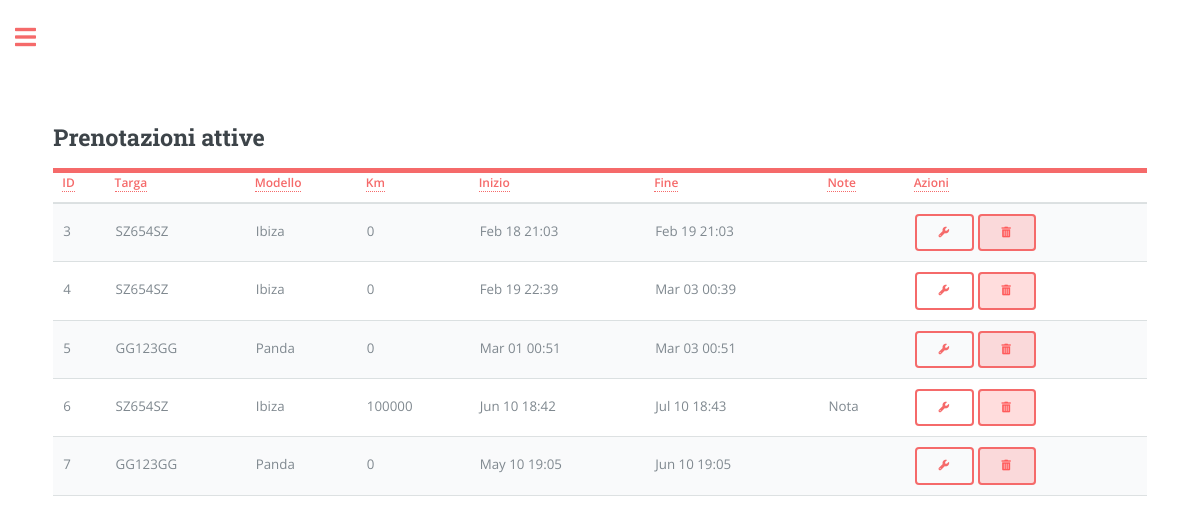
/bookings_view (signed in), run on the app's committed database.
### app/models.py (models this page shows, shortened)
class User(UserMixin, db.Model):
    id = db.Column(db.Integer, primary_key=True)
    registration_date = db.Column(db.DateTime, default=datetime.utcnow)
    username = db.Column(db.String(64), index=True, unique=True)
    email = db.Column(db.String(120), index=True, unique=True)
    password_hash = db.Column(db.String(128))
    garage = db.relationship('Car', backref='owner_garage', lazy='dynamic')
    groups = db.relationship('Groups', backref='owner_groups', lazy='dynamic')
    contacts = db.relationship('Contacts', backref='owner_contacts', lazy='dynamic')
    role = db.Column(db.String(20), default='user')
    currency = db.Column(db.String(1), default='€')
    measurement_unit = db.Column(db.String(5), default='Km')
    language = db.Column(db.String(2), default='en')

class Booking(db.Model):
    id = db.Column(db.Integer, primary_key=True)
    start_datetime = db.Column(db.DateTime, nullable=False)
    end_datetime = db.Column(db.DateTime, nullable=False)
    car_plate = db.Column(db.String(8), db.ForeignKey('car.plate'), nullable=False)
    user_id = db.Column(db.Integer, db.ForeignKey('user.id'), nullable=False)
    note = db.Column(db.String(160))
    money = db.Column(db.Integer, default=0, index=True)
    km = db.Column(db.Integer, default=0, index=True) # Car's kilometres when booking
    car = db.relationship('Car', backref='bookings', lazy=True)
    contact_id = db.Column(db.Integer, db.ForeignKey('contacts.id', name='booking_contacts_id'), nullable=True)
    group_id = db.Column(db.Integer, db.ForeignKey('groups.id', name='booking_group'), nullable=True)
    group = db.relationship('Groups', back_populates='bookings', lazy=True)

class Car(db.Model):
    plate = db.Column(db.String(8), primary_key=True, index=True, unique=True)
    make = db.Column(db.String(15), index=True)
    model = db.Column(db.String(15), index=True)
    fuel = db.Column(db.String(8), index=True)
    year = db.Column(db.Integer, index=True)
    cc = db.Column(db.Integer, index=True)
    user_id = db.Column(db.Integer, db.ForeignKey('user.id'))
    days = db.Column(db.Integer, default=0, index=True)
    money = db.Column(db.Integer, default=0, index=True) # Referred as 'revenue'
    car_cost = db.Column(db.Integer, default=0, index=True)
    insurance_cost = db.Column(db.Float, default=0, index=True)
    insurance_expiry_date = db.Column(db.DateTime)
    mot_cost = db.Column(db.Float, default=0, index=True)
    mot_expiry_date = db.Column(db.DateTime)
    road_tax_cost = db.Column(db.Float, default=0, index=True)
    road_tax_expiry_date = db.Column(db.DateTime)
    renewal = db.relationship('Renewal', backref='car', lazy='dynamic')
    km = db.Column(db.Integer, default=0, index=True)

### app/routes.py (the view)
@app.route('/bookings_view', methods=['GET', 'POST'])
@login_required
def bookings_view():
    current_date = datetime.utcnow()
    active_bookings = Booking.query.filter(
        (Booking.user_id == current_user.id) &
        (Booking.end_datetime > current_date)
    ).all()
    return render_template('bookings_view.html' if current_user.language == 'en' else f'bookings_view_{current_user.language}.html',
                           user_bookings=active_bookings, page='bookings_view',
                           user_name=current_user.username if current_user.is_authenticated else None)

### app/models.py (called while the page is built)
@login.user_loader
def load_user(id):
    return User.query.get(int(id))

### app/templates/bookings_view_it.html (shortened to what this page needs)
{% if current_user.language == 'en' %}
    {% extends "index.html" %}
{% else %}
    {% extends "index_" + current_user.language + ".html" %}
{% endif %}
{% block content %}
<head>
  <link rel="stylesheet" href="{{ url_for('static', filename='css/main.css') }}">
  <link rel="stylesheet" href="https://cdnjs.cloudflare.com/ajax/libs/font-awesome/5.15.3/css/all.min.css" />
</head>
<header id="header">
  <h2>Prenotazioni attive</h2>
</header>
<form action="{{ url_for('bookings_manage') }}" method="POST">
<table class="table" id="bookingTable">
    <thead>
      <tr>
        <th scope="col"><a href="#" class="sort-link" data-sort="id">ID</a></th>
        <th scope="col"><a href="#" class="sort-link" data-sort="plate">Targa</a></th>
        <th scope="col"><a href="#" class="sort-link" data-sort="model">Modello</a></th>
        <th scope="col"><a href="#" class="sort-link" data-sort="km">{{ current_user.measurement_unit.capitalize() }}</a></th>
        <th scope="col"><a href="#" class="sort-link" data-sort="start_datetime">Inizio</a></th>
        <th scope="col"><a href="#" class="sort-link" data-sort="end_datetime">Fine</a></th>
        <th scope="col"><a href="#" class="sort-link" data-sort="note">Note</a></th>
        <th scope="col"><a>Azioni</a></th>
      </tr>
    </thead>
    <tbody>
      {% for booking in user_bookings %}
      <tr>
          <td data-sort="id">{{ booking.id }}</td>
          <td data-sort="plate">{{ booking.car.plate }}</td>
          <td data-sort="model">{{ booking.car.model }}</td>
          <td data-sort="km">{{ booking.km }}</td>
          <td data-sort="start_datetime">{{ booking.start_datetime.strftime("%b %d %H:%M") }}</td>
          <td data-sort="end_datetime">{{ booking.end_datetime.strftime("%b %d %H:%M") }}</td>
          <td data-sort="note">
            {% if booking.note %}
            <span class="note-tooltip">
                Nota
            </span>
        {% endif %}
          </td>
          <td>
              <button type="submit" class="btn btn-danger" name="manage_booking" value="{{ booking.id }}"><i class="fa-solid fa-wrench"></i></button>
              <button type="submit" class="btn btn-primary btn-delete" name="delete" onclick="return confirm('Are you sure you want to delete this booking?');"><i class="fas fa-trash-alt"></i></button>
        </td>
      </tr>
      {% endfor %}
  </tbody>
</table>
</form>
{% endblock %}

### app/static/css/main.css (style rules this page uses)
html, body, div, span, applet, object, iframe, h1, h2, h3, h4, h5, h6, p, blockquote, pre, a, abbr, acronym, address, big, cite, code, del, dfn, em, img, ins, kbd, q, s, samp, small, strike, strong, sub, sup, tt, var, b, u, i, center, dl, dt, dd, ol, ul, li, fieldset, form, label, legend, table, caption, tbody, tfoot, thead, tr, th, td, article, aside, canvas, details, embed, figure, figcaption, footer, header, hgroup, menu, nav, output, ruby, section, summary, time, mark, audio, video { margin: 0; padding: 0; border: 0; font-size: 100%; font: inherit; vertical-align: baseline; }
article, aside, details, figcaption, figure, footer, header, hgroup, menu, nav, section { display: block; }
body { line-height: 1; }
table { border-collapse: collapse; border-spacing: 0; }
body { -webkit-text-size-adjust: none; }
body { -ms-overflow-style: scrollbar; }
html { box-sizing: border-box; }
*, *:before, *:after { box-sizing: inherit; }
body { background: #ffffff; }
body, input, select, textarea { color: #7f888f; font-family: "Open Sans", sans-serif; font-size: 13pt; font-weight: 400; line-height: 1.65; }
@media screen and (max-width: 1680px) { body, input, select, textarea { font-size: 11pt; } }
@media screen and (max-width: 1280px) { body, input, select, textarea { font-size: 10pt; } }
a { -moz-transition: color 0.2s ease-in-out, border-bottom-color 0.2s ease-in-out; -webkit-transition: color 0.2s ease-in-out, border-bottom-color 0.2s ease-in-out; -ms-transition: color 0.2s ease-in-out, border-bottom-color 0.2s ease-in-out; transition: color 0.2s ease-in-out, border-bottom-color 0.2s ease-in-out; border-bottom: dotted 1px; color: #f56a6a; text-decoration: none; }
em, i { font-style: italic; }
h1, h2, h3, h4, h5, h6 { color: #3d4449; font-family: "Roboto Slab", serif; font-weight: 700; line-height: 1.5; margin: 0 0 1em 0; }
h2 { font-size: 1.75em; }
form { margin: 0 0 2em 0; }
table { margin: 0 0 2em 0; width: 100%; }
table tbody tr { border: solid 1px rgba(210, 215, 217, 0.75); border-left: 0; border-right: 0; }
table tbody tr:nth-child(2n + 1) { background-color: rgba(230, 235, 237, 0.25); }
table td { padding: 0.75em 0.75em; }
table th { color: #3d4449; font-size: 0.9em; font-weight: 600; padding: 0 0.75em 0.75em 0.75em; text-align: left; }
table thead { border-bottom: solid 2px rgba(210, 215, 217, 0.75); }
input[type="submit"], input[type="reset"], input[type="button"], button, .button { -moz-appearance: none; -webkit-appearance: none; -ms-appearance: none; appearance: none; -moz-transition: background-color 0.2s ease-in-out, color 0.2s ease-in-out; -webkit-transition: background-color 0.2s ease-in-out, color 0.2s ease-in-out; -ms-transition: background-color 0.2s ease-in-out, color 0.2s ease-in-out; transition: background-color 0.2s ease-in-out, color 0.2s ease-in-out; background-color: transparent; border-radius: 0.375em; border: 0; box-shadow: inset 0 0 0 2px #f56a6a; color: #f56a6a !important; cursor: pointer; display: inline-block; font-family: "Roboto Slab", serif; font-size: 0.8em; font-weight: 700; height: 3.5em; letter-spacing: 0.075em; line-height: 3.5em; padding: 0 2.25em; text-align: center; text-decoration: none; text-transform: uppercase; white-space: nowrap; }
#header { display: -moz-flex; display: -webkit-flex; display: -ms-flex; display: flex; border-bottom: solid 5px #f56a6a; padding: 2em 0 1em 0; position: relative; }
#header > * { -moz-flex: 1; -webkit-flex: 1; -ms-flex: 1; flex: 1; margin-bottom: 0; }
@media screen and (max-width: 1680px) { #header { padding-top: 5em; } }
.note-tooltip { position: relative; display: inline-block; cursor: pointer; }
.btn-delete { background-color: rgba(255, 86, 86, 0.2); color: #ff5b5b !important; }

### data on the page
User: measurement_unit "Km"
Booking: id "3", car.plate "SZ654SZ", car.model "Ibiza", km "0", start_datetime "Feb 18 21:03", end_datetime "Feb 19 21:03"
Booking: id "4", car.plate "SZ654SZ", car.model "Ibiza", km "0", start_datetime "Feb 19 22:39", end_datetime "Mar 03 00:39"
Booking: id "5", car.plate "GG123GG", car.model "Panda", km "0", start_datetime "Mar 01 00:51", end_datetime "Mar 03 00:51"
Booking: id "6", car.plate "SZ654SZ", car.model "Ibiza", km "100000", start_datetime "Jun 10 18:42", end_datetime "Jul 10 18:43"
Booking: id "7", car.plate "GG123GG", car.model "Panda", km "0", start_datetime "May 10 19:05", end_datetime "Jun 10 19:05"
